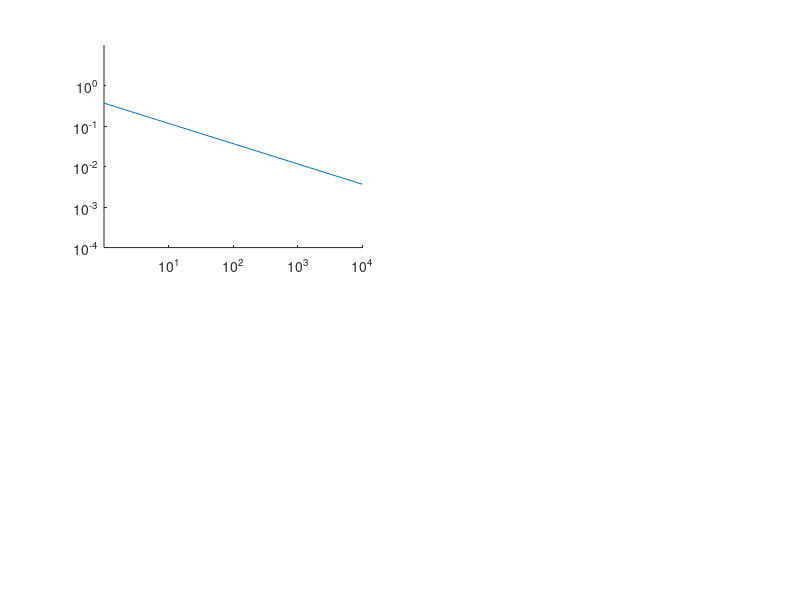

This chart was generated by the following MATLAB code: (Note: this script raises an error after producing the figure.)
function plotMagEffectExplanatoryDiagram

%close all

opts.maxlogB	= 10000;
opts.maxD		= 365;

figure(1), clf

% %% Parameter space
% subplot(1,2,1)
% title('a.')
% hold on
% xlabel('m')
% ylabel('c')
% axis square
% axis([-4 1 -5 5])

%% EXAMPLE 1
m=-0.5; c= -1;
subplot(2,2,1)
internalPlotMagEffect(m,c)
title('a.')

add_text_to_figure('TR','$\log(k) = -0.5\log($reward$)-1$', 12, 'latex')

subplot(2,2,2)
calculateDiscountSurface(m,c, opts );
title('b.')
%forceNonExponentialTick
% subplot(1,2,1)
% plot(m,c,'.r','MarkerSize',6^2)

%% EXAMPLE 2 - magnitude effect
m=-1.5; c= +1;
subplot(2,2,3)
internalPlotMagEffect(m,c)
title('c.')

add_text_to_figure('TR','$\log(k) = -1.5\log($reward$)+1$', 12, 'latex')

subplot(2,2,4)
calculateDiscountSurface(m,c, opts );
title('d.')
%forceNonExponentialTick

% subplot(1,2,1)
% plot(m,c,'.r','MarkerSize',6^2)

%%
latex_fig(16, 6, 6)
subplot(2,2,2), set(gca,'xticklabel',num2str(get(gca,'xtick')'))
subplot(2,2,4), set(gca,'xticklabel',num2str(get(gca,'xtick')'))
%% Export
figName = 'ExplanatoryFigure-MagnitudeEffect';
set(gcf,'Color','w')
% EXPORTING ---------------------
myExport([], figName, [])
% -------------------------------


return


function internalPlotMagEffect(m,c)

fh = @(x,params) exp( m * log(x) + c);
x=logspace(0,4,50);
y = fh(x);
plot(x,y)

box off

set(gca,'XScale','log')
set(gca,'YScale','log')

ylim([10^-4 10^1])

set(gca,'XTick',logspace(1,6,6))
set(gca,'YTick',logspace(-4,0,5))
forceNonExponentialTick

axis square
xlabel('reward','Interpreter','latex')
ylabel('$k$ (days$^{-1}$)','Interpreter','latex')
return
